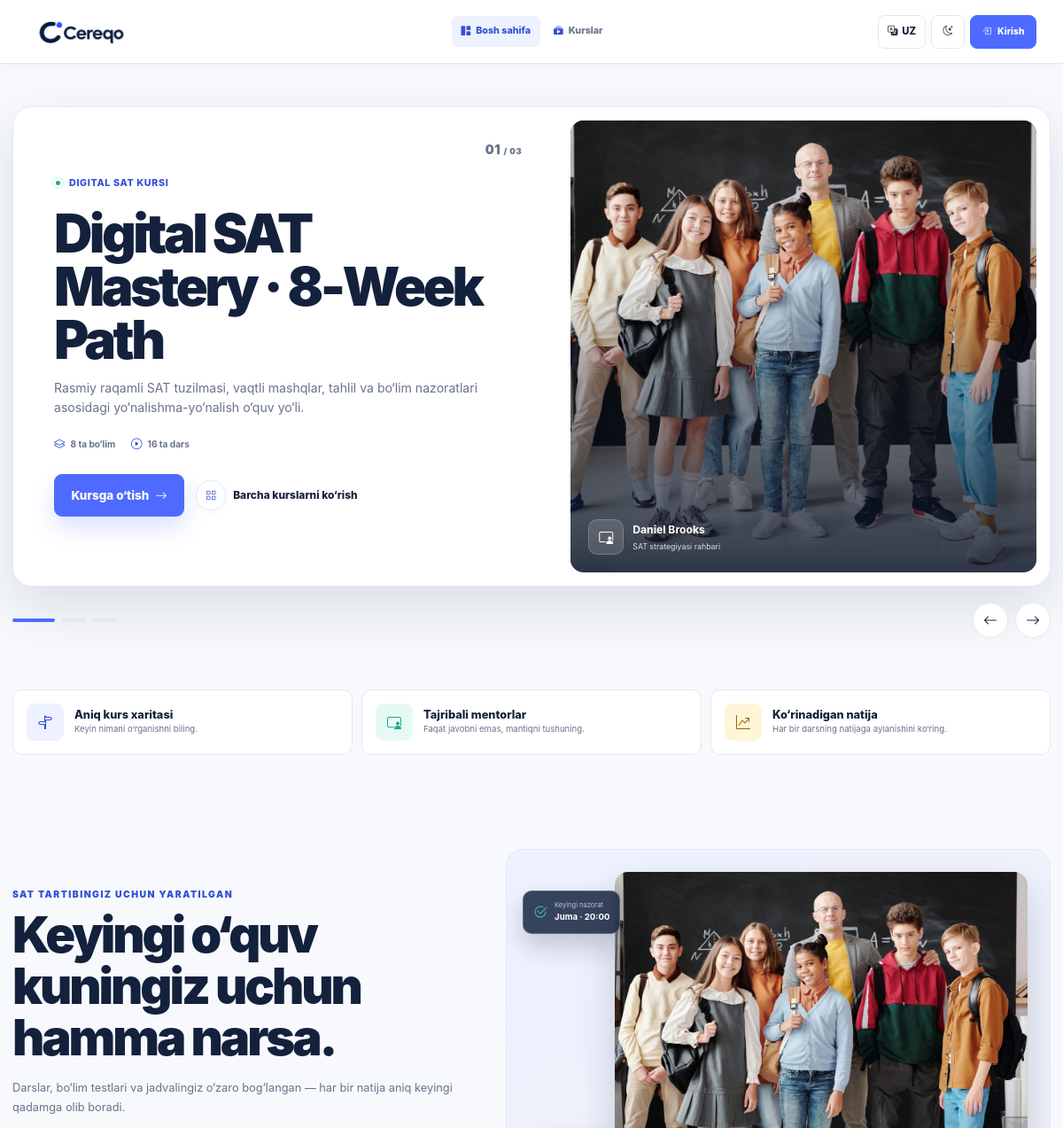
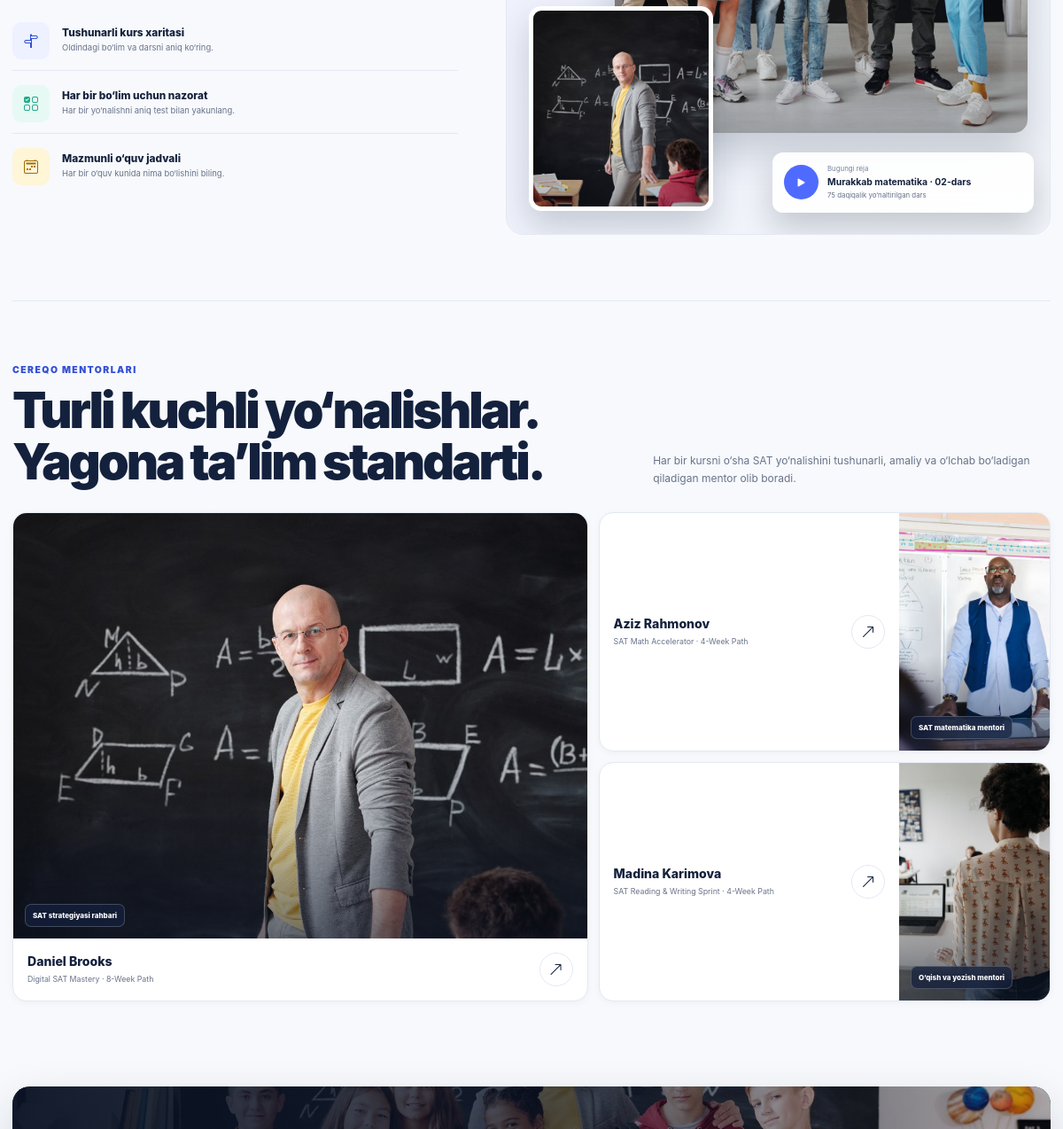
/ (upper part), run on an earlier commit of the app's database (2 pictures, top to bottom).
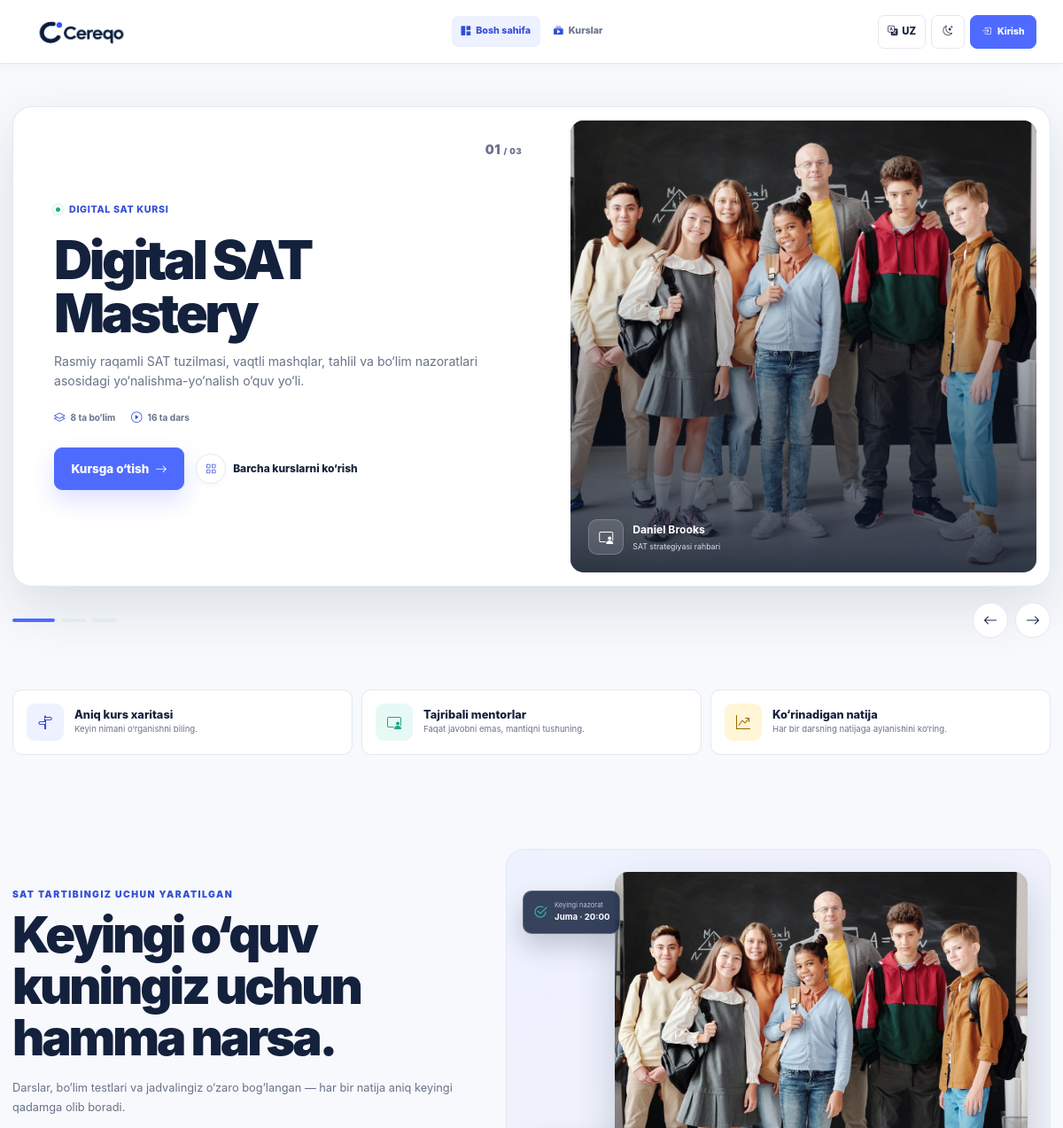
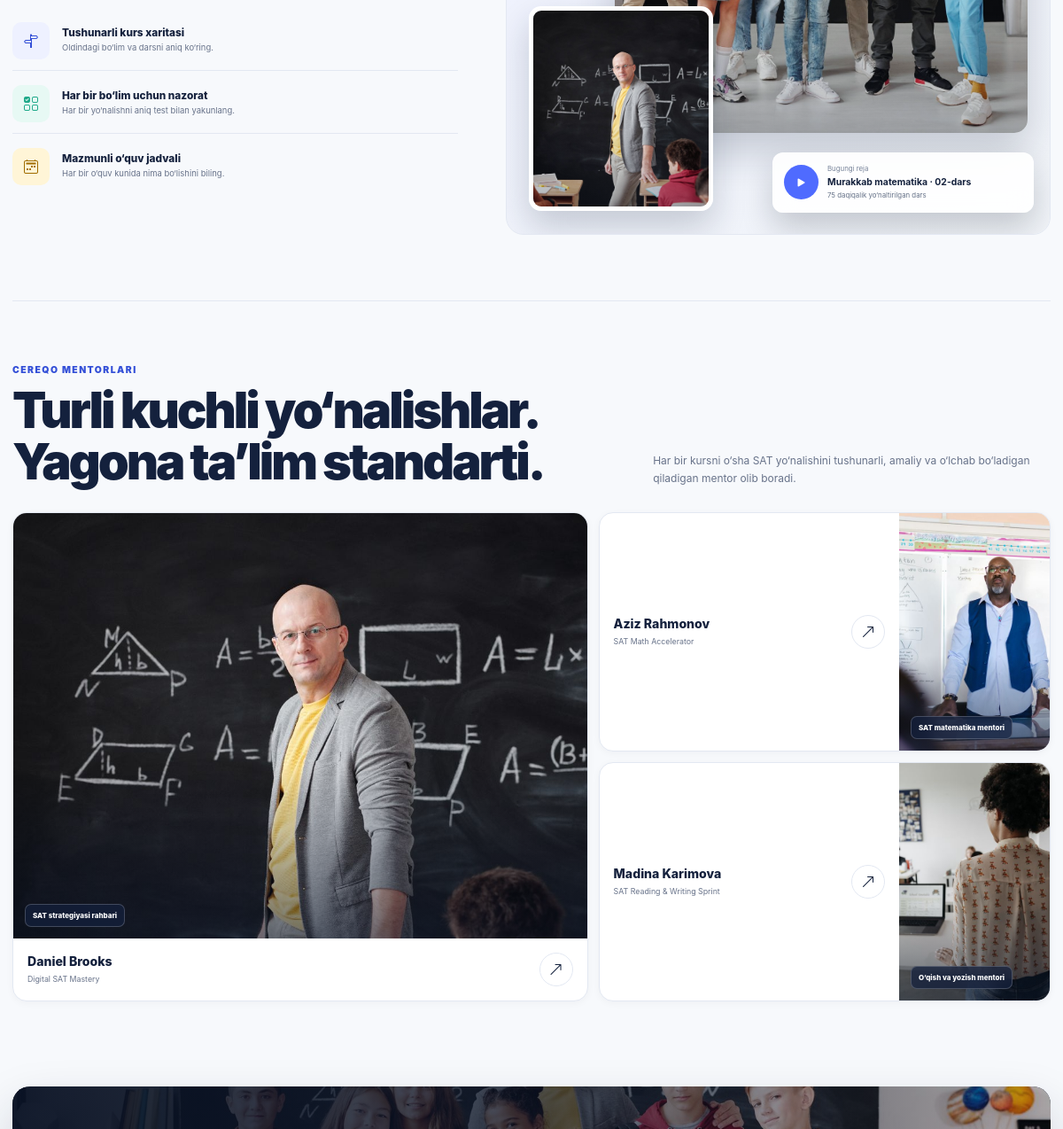
And on a later commit of the database (2 pictures, top to bottom).
### learning/models.py (models this page shows, shortened)
class Course(models.Model):
    title = models.CharField(max_length=160)
    code = models.SlugField(max_length=60, unique=True)
    description = models.TextField()
    instructor_name = models.CharField(max_length=100, default="Cereqo mentor")
    instructor_role = models.CharField(max_length=100, default="SAT mentor")
    cover_image = models.CharField(
        max_length=255,
        default="cereqo/img/mentors/cereqo-classroom.jpg",
    )
    start_date = models.DateField()
    end_date = models.DateField()
    target_score = models.PositiveSmallIntegerField(default=1400)
    is_active = models.BooleanField(default=True)
    class Meta:
        ordering = ["-is_active", "start_date", "id"]
    @property
    def progress_percent(self):
        lessons = Lesson.objects.filter(section__course=self)
        total = lessons.count()
        return round(sum(lessons.values_list("progress_percent", flat=True)) / total) if total else 0

### learning/views.py (the view)
# urls.py: path("", views.dashboard, name="dashboard"),
def dashboard(request):
    return render(
        request,
        "learning/dashboard.html",
        {
            "landing_page": True,
            "active_nav": "home",
            "course_cards": _course_cards()[:3],
        },
    )

### learning/context_processors.py (called while the page is built)
def demo_shell(request):
    student = student_for_user(request.user)
    return {"demo_student": student}

### learning/student_profiles.py (called while the page is built, shortened)
def student_for_user(user):
    if not user or not user.is_authenticated:
        return None

### learning/views.py (called while the page is built)
def _course_cards(courses=None):
    cards = []
    courses = courses if courses is not None else Course.objects.all()
    for course in courses.prefetch_related("sections__lessons"):
        lessons = Lesson.objects.filter(section__course=course)
        cards.append(
            {
                "course": course,
                "progress": course.progress_percent,
                "sections": course.sections.count(),
                "lessons": lessons.count(),
                "completed_lessons": lessons.filter(progress_percent=100).count(),
                "status": "active" if course.is_active else "upcoming",
            }
        )
    return cards

### templates/learning/dashboard.html (shortened to what the changed rows need)
{% extends 'base.html' %}{% load static i18n %}
{% block content %}
<section id="courseHero" class="carousel slide carousel-fade course-hero-carousel" data-bs-ride="carousel" data-bs-interval="5500" data-bs-touch="true" aria-label="{% translate 'Featured SAT courses' %}">
  <div class="carousel-inner">
    {% for card in course_cards %}
    <article class="carousel-item{% if forloop.first %} active{% endif %}">
      <div class="course-hero-slide">
        <div class="course-hero-copy">
          <div class="landing-kicker"><span class="kicker-dot"></span>{% translate "Digital SAT course" %}</div>
          <p class="course-hero-count">0{{ forloop.counter }} <span>/ 0{{ course_cards|length }}</span></p>
          <h1>{% translate card.course.title %}</h1>
          <p class="course-hero-purpose">{% translate card.course.description %}</p>
          <div class="course-hero-facts">
            <span><i class="bi bi-layers"></i>{% blocktranslate with total=card.sections %}{{ total }} sections{% endblocktranslate %}</span>
            <span><i class="bi bi-play-circle"></i>{% blocktranslate with total=card.lessons %}{{ total }} lessons{% endblocktranslate %}</span>
          </div>
          <div class="landing-hero-actions">
            <a class="btn btn-primary app-btn landing-primary-cta" href="{% url 'learning:course_detail' card.course.id %}">{% if user.is_authenticated %}{% translate "Open course" %}{% else %}{% translate "Go to course" %}{% endif %}<i class="bi bi-arrow-right"></i></a>
            <a class="landing-text-link" href="{% url 'learning:learn' %}"><span><i class="bi bi-grid"></i></span>{% translate "View all courses" %}</a>
          </div>
        </div>
        <div class="course-hero-media">
          <img src="{% static card.course.cover_image %}" alt="{% blocktranslate with teacher=card.course.instructor_name %}{{ teacher }} teaching the course{% endblocktranslate %}">
          <div class="course-hero-shade"></div>
          <div class="course-hero-teacher"><span><i class="bi bi-person-video3"></i></span><div><strong>{% translate card.course.instructor_name %}</strong><small>{% translate card.course.instructor_role %}</small></div></div>
        </div>
      </div>
    </article>
    {% endfor %}
  </div>
  <div class="course-hero-navigation">
    <div class="carousel-indicators">
      {% for card in course_cards %}<button type="button" data-bs-target="#courseHero" data-bs-slide-to="{{ forloop.counter0 }}"{% if forloop.first %} class="active" aria-current="true"{% endif %} aria-label="{% blocktranslate with number=forloop.counter %}Show course {{ number }}{% endblocktranslate %}"></button>{% endfor %}
    </div>
  </div>
</section>
<section class="minimal-value-strip" aria-label="{% translate 'Why Cereqo' %}">
  <article><span><i class="bi bi-signpost-split"></i></span><div><h2>{% translate "Clear course map" %}</h2><p>{% translate "Know what to study next." %}</p></div></article>
  <article><span><i class="bi bi-person-video3"></i></span><div><h2>{% translate "Focused mentors" %}</h2><p>{% translate "Understand the logic, not only the answer." %}</p></div></article>
  <article><span><i class="bi bi-graph-up-arrow"></i></span><div><h2>{% translate "Visible progress" %}</h2><p>{% translate "See every lesson turn into a result." %}</p></div></article>
</section>
<section class="landing-section platform-showcase">
  <div class="platform-showcase-copy">
    <h2>{% translate "Everything you need for the next study day." %}</h2>
  </div>
</section>
<section class="landing-section mentor-showcase">
  <div class="mentor-showcase-heading">
    <div><p class="landing-eyebrow">{% translate "Cereqo mentors" %}</p><h2>{% translate "Different strengths. One teaching standard." %}</h2></div>
  </div>
  <div class="mentor-showcase-grid">
    {% for card in course_cards %}
    <article class="mentor-showcase-card{% if forloop.first %} mentor-featured{% endif %}">
      <div class="mentor-showcase-photo">
        {% if forloop.first %}<img src="{% static 'cereqo/img/mentors/mentor-daniel.jpg' %}" alt="{% translate card.course.instructor_name %}">{% else %}<img src="{% static card.course.cover_image %}" alt="{% translate card.course.instructor_name %}">{% endif %}
        <span>{% translate card.course.instructor_role %}</span>
      </div>
      <div class="mentor-showcase-body">
        <div><h3>{% translate card.course.instructor_name %}</h3><p>{% translate card.course.title %}</p></div>
        <a href="{% url 'learning:course_detail' card.course.id %}" aria-label="{% blocktranslate with course=card.course.title %}Open {{ course }}{% endblocktranslate %}"><i class="bi bi-arrow-up-right"></i></a>
      </div>
    </article>
    {% endfor %}
  </div>
</section>
{% endblock %}

What changed in the data, as far as the page shows it:
changed Course "Daniel Brooks": title "Digital SAT Mastery · 8-Week Path" → "Digital SAT Mastery"
changed Course "Aziz Rahmonov": title "SAT Math Accelerator · 4-Week Path" → "SAT Math Accelerator"
changed Course "Madina Karimova": title "SAT Reading & Writing Sprint · 4-Week Path" → "SAT Reading & Writing Sprint"
